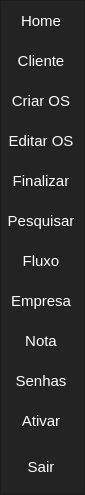
        <widget class="QFrame" name="frame_left_menu">
         <property name="minimumSize">
          <size>
           <width>85</width>
           <height>0</height>
          </size>
         </property>
         <property name="maximumSize">
          <size>
           <width>75</width>
           <height>16777215</height>
          </size>
         </property>
         <property name="styleSheet">
          <string notr="true">background-color: rgb(35, 35, 35);</string>
         </property>
         <property name="frameShape">
          <enum>QFrame::StyledPanel</enum>
         </property>
         <property name="frameShadow">
          <enum>QFrame::Raised</enum>
         </property>
         <layout class="QVBoxLayout" name="verticalLayout_3">
          <property name="leftMargin">
           <number>0</number>
          </property>
          <property name="topMargin">
           <number>0</number>
          </property>
          <property name="rightMargin">
           <number>0</number>
          </property>
          <property name="bottomMargin">
           <number>0</number>
          </property>
          <item alignment="Qt::AlignTop">
           <widget class="QFrame" name="frame_top_menus">
            <property name="frameShape">
             <enum>QFrame::NoFrame</enum>
            </property>
            <property name="frameShadow">
             <enum>QFrame::Raised</enum>
            </property>
            <layout class="QVBoxLayout" name="verticalLayout_4">
             <property name="spacing">
              <number>0</number>
             </property>
             <property name="leftMargin">
              <number>0</number>
             </property>
             <property name="topMargin">
              <number>0</number>
             </property>
             <property name="rightMargin">
              <number>0</number>
             </property>
             <property name="bottomMargin">
              <number>0</number>
             </property>
             <item>
              <widget class="QPushButton" name="btnpage_home">
               <property name="minimumSize">
                <size>
                 <width>0</width>
                 <height>40</height>
                </size>
               </property>
               <property name="font">
                <font>
                 <pointsize>11</pointsize>
                </font>
               </property>
               <property name="focusPolicy">
                <enum>Qt::NoFocus</enum>
               </property>
               <property name="styleSheet">
                <string notr="true">QPushButton {
    border: 0px solid;
   	border-right: 3px solid rgb(35, 35, 35);
	color: rgb(255, 255, 255);
	background-color: rgb(35, 35, 35);
	text-align: center;
	   	
}

QPushButton:hover{	
	border: 1px solid;
    border-color: rgb(255, 207,0);
    border-right: 3px solid rgb(255, 207,0);
}
QPushButton:pressed {	
		background-color: rgb(255, 207,0);
}</string>
               </property>
               <property name="text">
                <string>Home</string>
               </property>
               <property name="iconSize">
                <size>
                 <width>20</width>
                 <height>20</height>
                </size>
               </property>
              </widget>
             </item>
             <item>
              <widget class="QPushButton" name="btnpage_cliente">
               <property name="minimumSize">
                <size>
                 <width>0</width>
                 <height>40</height>
                </size>
               </property>
               <property name="font">
                <font>
                 <pointsize>11</pointsize>
                </font>
               </property>
               <property name="focusPolicy">
                <enum>Qt::NoFocus</enum>
               </property>
               <property name="styleSheet">
                <string notr="true">QPushButton {
    border: 0px solid;
   	border-right: 3px solid rgb(35, 35, 35);
	color: rgb(255, 255, 255);
	background-color: rgb(35, 35, 35);
	text-align: center;
	   	
}

QPushButton:hover{	
	border: 1px solid;
    border-color: rgb(255, 207,0);
    border-right: 3px solid rgb(255, 207,0);
}
QPushButton:pressed {	
		background-color: rgb(255, 207,0);
}</string>
               </property>
               <property name="text">
                <string>Cliente</string>
               </property>
               <property name="iconSize">
                <size>
                 <width>24</width>
                 <height>24</height>
                </size>
               </property>
              </widget>
             </item>
             <item>
              <widget class="QPushButton" name="btnpage_aparelho">
               <property name="minimumSize">
                <size>
                 <width>0</width>
                 <height>40</height>
                </size>
               </property>
               <property name="font">
                <font>
                 <pointsize>11</pointsize>
                </font>
               </property>
               <property name="focusPolicy">
                <enum>Qt::NoFocus</enum>
               </property>
               <property name="styleSheet">
                <string notr="true">QPushButton {
    border: 0px solid;
   	border-right: 3px solid rgb(35, 35, 35);
	color: rgb(255, 255, 255);
	background-color: rgb(35, 35, 35);
	text-align: center;
	   	
}

QPushButton:hover{	
	border: 1px solid;
    border-color: rgb(255, 207,0);
    border-right: 3px solid rgb(255, 207,0);
}
QPushButton:pressed {	
		background-color: rgb(255, 207,0);
}</string>
               </property>
               <property name="text">
                <string>Criar OS</string>
               </property>
              </widget>
             </item>
             <item>
              <widget class="QPushButton" name="btnpage_editar">
               <property name="minimumSize">
                <size>
                 <width>0</width>
                 <height>40</height>
                </size>
               </property>
               <property name="font">
                <font>
                 <pointsize>11</pointsize>
                </font>
               </property>
               <property name="focusPolicy">
                <enum>Qt::NoFocus</enum>
               </property>
               <property name="styleSheet">
                <string notr="true">QPushButton {
    border: 0px solid;
   	border-right: 3px solid rgb(35, 35, 35);
	color: rgb(255, 255, 255);
	background-color: rgb(35, 35, 35);
	text-align: center;
	   	
}

QPushButton:hover{	
	border: 1px solid;
    border-color: rgb(255, 207,0);
    border-right: 3px solid rgb(255, 207,0);
}
QPushButton:pressed {	
		background-color: rgb(255, 207,0);
}</string>
               </property>
               <property name="text">
                <string>Editar OS</string>
               </property>
              </widget>
             </item>
             <item>
              <widget class="QPushButton" name="btnpage_finalizar">
               <property name="minimumSize">
                <size>
                 <width>0</width>
                 <height>40</height>
                </size>
               </property>
               <property name="font">
                <font>
                 <pointsize>11</pointsize>
                </font>
               </property>
               <property name="focusPolicy">
                <enum>Qt::NoFocus</enum>
               </property>
               <property name="styleSheet">
                <string notr="true">QPushButton {
    border: 0px solid;
   	border-right: 3px solid rgb(35, 35, 35);
	color: rgb(255, 255, 255);
	background-color: rgb(35, 35, 35);
	text-align: center;
	   	
}

QPushButton:hover{	
	border: 1px solid;
    border-color: rgb(255, 207,0);
    border-right: 3px solid rgb(255, 207,0);
}
QPushButton:pressed {	
		background-color: rgb(255, 207,0);
}</string>
               </property>
               <property name="text">
                <string>Finalizar</string>
               </property>
              </widget>
             </item>
             <item>
              <widget class="QPushButton" name="btnpage_pesquisar">
               <property name="minimumSize">
                <size>
                 <width>0</width>
                 <height>40</height>
                </size>
               </property>
               <property name="font">
                <font>
                 <pointsize>11</pointsize>
                </font>
               </property>
               <property name="focusPolicy">
                <enum>Qt::NoFocus</enum>
               </property>
               <property name="styleSheet">
                <string notr="true">QPushButton {
    border: 0px solid;
   	border-right: 3px solid rgb(35, 35, 35);
	color: rgb(255, 255, 255);
	background-color: rgb(35, 35, 35);
	text-align: center;
	   	
}

QPushButton:hover{	
	border: 1px solid;
    border-color: rgb(255, 207,0);
    border-right: 3px solid rgb(255, 207,0);
}
QPushButton:pressed {	
		background-color: rgb(255, 207,0);
}</string>
               </property>
               <property name="text">
                <string>Pesquisar</string>
               </property>
              </widget>
             </item>
             <item>
              <widget class="QPushButton" name="btnpage_fluxo">
               <property name="minimumSize">
                <size>
                 <width>0</width>
                 <height>40</height>
                </size>
               </property>
               <property name="font">
                <font>
                 <pointsize>11</pointsize>
                </font>
               </property>
               <property name="focusPolicy">
                <enum>Qt::NoFocus</enum>
               </property>
               <property name="styleSheet">
                <string notr="true">QPushButton {
    border: 0px solid;
   	border-right: 3px solid rgb(35, 35, 35);
	color: rgb(255, 255, 255);
	background-color: rgb(35, 35, 35);
	text-align: center;
	   	
}

QPushButton:hover{	
	border: 1px solid;
    border-color: rgb(255, 207,0);
    border-right: 3px solid rgb(255, 207,0);
}
QPushButton:pressed {	
		background-color: rgb(255, 207,0);
}</string>
               </property>
               <property name="text">
                <string>Fluxo</string>
               </property>
              </widget>
             </item>
             <item>
              <widget class="QPushButton" name="btnpage_empresa">
               <property name="minimumSize">
                <size>
                 <width>0</width>
                 <height>40</height>
                </size>
               </property>
               <property name="font">
                <font>
                 <pointsize>11</pointsize>
                </font>
               </property>
               <property name="focusPolicy">
                <enum>Qt::NoFocus</enum>
               </property>
               <property name="styleSheet">
                <string notr="true">QPushButton {
    border: 0px solid;
   	border-right: 3px solid rgb(35, 35, 35);
	color: rgb(255, 255, 255);
	background-color: rgb(35, 35, 35);
	text-align: center;
	   	
}

QPushButton:hover{	
	border: 1px solid;
    border-color: rgb(255, 207,0);
    border-right: 3px solid rgb(255, 207,0);
}
QPushButton:pressed {	
		background-color: rgb(255, 207,0);
}</string>
               </property>
               <property name="text">
                <string>Empresa</string>
               </property>
              </widget>
             </item>
             <item>
              <widget class="QPushButton" name="btnpage_nota">
               <property name="minimumSize">
                <size>
                 <width>0</width>
                 <height>40</height>
                </size>
               </property>
               <property name="font">
                <font>
                 <pointsize>11</pointsize>
                </font>
               </property>
               <property name="focusPolicy">
                <enum>Qt::NoFocus</enum>
               </property>
               <property name="styleSheet">
                <string notr="true">QPushButton {
    border: 0px solid;
   	border-right: 3px solid rgb(35, 35, 35);
	color: rgb(255, 255, 255);
	background-color: rgb(35, 35, 35);
	text-align: center;
	   	
}

QPushButton:hover{	
	border: 1px solid;
    border-color: rgb(255, 207,0);
    border-right: 3px solid rgb(255, 207,0);
}
QPushButton:pressed {	
		background-color: rgb(255, 207,0);
}</string>
               </property>
               <property name="text">
                <string>Nota</string>
               </property>
              </widget>
             </item>
             <item>
              <widget class="QPushButton" name="btnpage_senhas">
               <property name="minimumSize">
                <size>
                 <width>0</width>
                 <height>40</height>
                </size>
               </property>
               <property name="font">
                <font>
                 <pointsize>11</pointsize>
                </font>
               </property>
               <property name="focusPolicy">
                <enum>Qt::NoFocus</enum>
               </property>
               <property name="styleSheet">
                <string notr="true">QPushButton {
    border: 0px solid;
   	border-right: 3px solid rgb(35, 35, 35);
	color: rgb(255, 255, 255);
	background-color: rgb(35, 35, 35);
	text-align: center;
	   	
}

QPushButton:hover{	
	border: 1px solid;
    border-color: rgb(255, 207,0);
    border-right: 3px solid rgb(255, 207,0);
}
QPushButton:pressed {	
		background-color: rgb(255, 207,0);
}</string>
               </property>
               <property name="text">
                <string>Senhas</string>
               </property>
              </widget>
             </item>
             <item>
              <widget class="QPushButton" name="btnpage_ativar">
               <property name="minimumSize">
                <size>
                 <width>0</width>
                 <height>40</height>
                </size>
               </property>
               <property name="font">
                <font>
                 <pointsize>11</pointsize>
                </font>
               </property>
               <property name="focusPolicy">
                <enum>Qt::NoFocus</enum>
               </property>
               <property name="styleSheet">
                <string notr="true">QPushButton {
    border: 0px solid;
   	border-right: 3px solid rgb(35, 35, 35);
	color: rgb(255, 255, 255);
	background-color: rgb(35, 35, 35);
	text-align: center;
	   	
}

QPushButton:hover{	
	border: 1px solid;
    border-color: rgb(255, 207,0);
    border-right: 3px solid rgb(255, 207,0);
}
QPushButton:pressed {	
		background-color: rgb(255, 207,0);
}</string>
               </property>
               <property name="text">
                <string>Ativar</string>
               </property>
              </widget>
             </item>
            </layout>
           </widget>
          </item>
          <item>
           <widget class="QPushButton" name="btnpage_sair">
            <property name="minimumSize">
             <size>
              <width>0</width>
              <height>40</height>
             </size>
            </property>
            <property name="font">
             <font>
              <pointsize>11</pointsize>
             </font>
            </property>
            <property name="focusPolicy">
             <enum>Qt::NoFocus</enum>
            </property>
            <property name="styleSheet">
             <string notr="true">QPushButton {
    border: 0px solid;
   	border-right: 3px solid rgb(35, 35, 35);
	color: rgb(255, 255, 255);
	background-color: rgb(35, 35, 35);
	text-align: center;
	   	
}

QPushButton:hover{	
	border: 1px solid;
    border-color: rgb(255, 207,0);
    border-right: 3px solid rgb(255, 207,0);
}
QPushButton:pressed {	
		background-color: rgb(255, 207,0);
}</string>
            </property>
            <property name="text">
             <string>Sair</string>
            </property>
           </widget>
          </item>
          <item>
           <spacer name="verticalSpacer_11">
            <property name="orientation">
             <enum>Qt::Vertical</enum>
            </property>
            <property name="sizeType">
             <enum>QSizePolicy::Fixed</enum>
            </property>
            <property name="sizeHint" stdset="0">
             <size>
              <width>20</width>
              <height>7</height>
             </size>
            </property>
           </spacer>
          </item>
         </layout>
        </widget>
